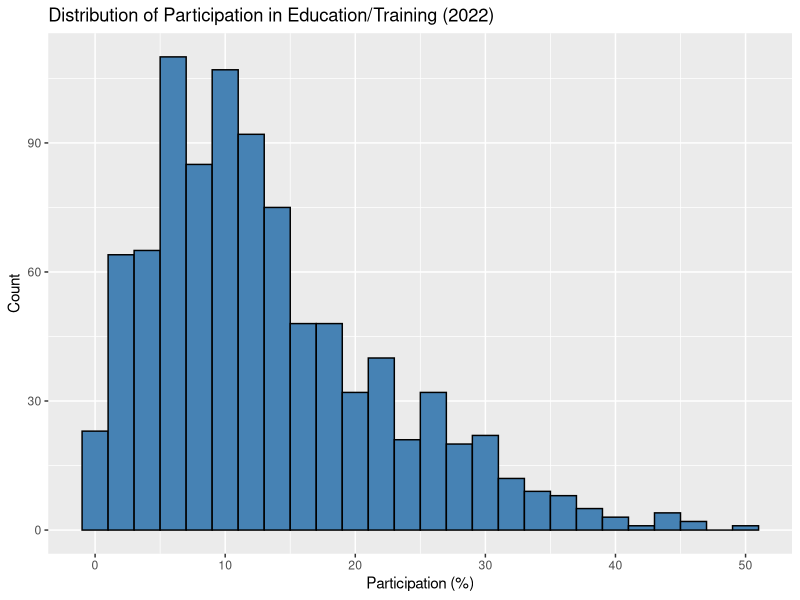
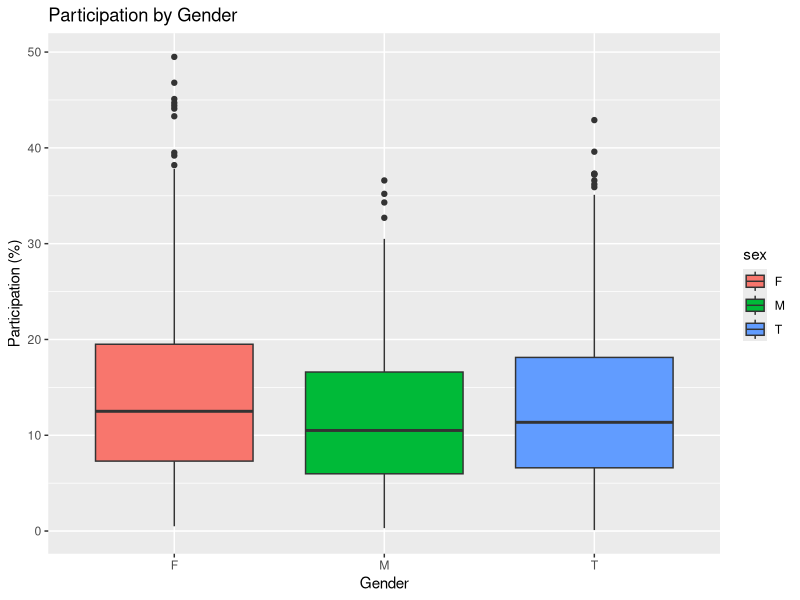

These charts were generated, in order, by the following R code:
## ---- chunk 1
# Load libraries
library(tidyverse)

# Load the data (assumes a CSV file in your working directory)
data <- read_csv("estat_trng_lfse_01_en (1).csv") |> 
  filter(TIME_PERIOD == 2022, !is.na(OBS_VALUE)) |> 
  select(sex, age, geo, OBS_VALUE)

# Histogram of participation rates
ggplot(data, aes(x = OBS_VALUE)) +
  geom_histogram(binwidth = 2, fill = "steelblue", color = "black") +
  labs(title = "Distribution of Participation in Education/Training (2022)",
       x = "Participation (%)", y = "Count")

# Boxplot of participation by gender
ggplot(data, aes(x = sex, y = OBS_VALUE, fill = sex)) +
  geom_boxplot() +
  labs(title = "Participation by Gender", x = "Gender", y = "Participation (%)")

## ---- chunk 2
# T-test: compare participation between male and female
data_filtered <- data |> filter(sex %in% c("F", "M"))
t_test_result <- t.test(OBS_VALUE ~ sex, data = data_filtered)
t_test_result

# ANOVA: compare means across all gender categories
anova_result <- aov(OBS_VALUE ~ sex, data = data)
summary(anova_result)
